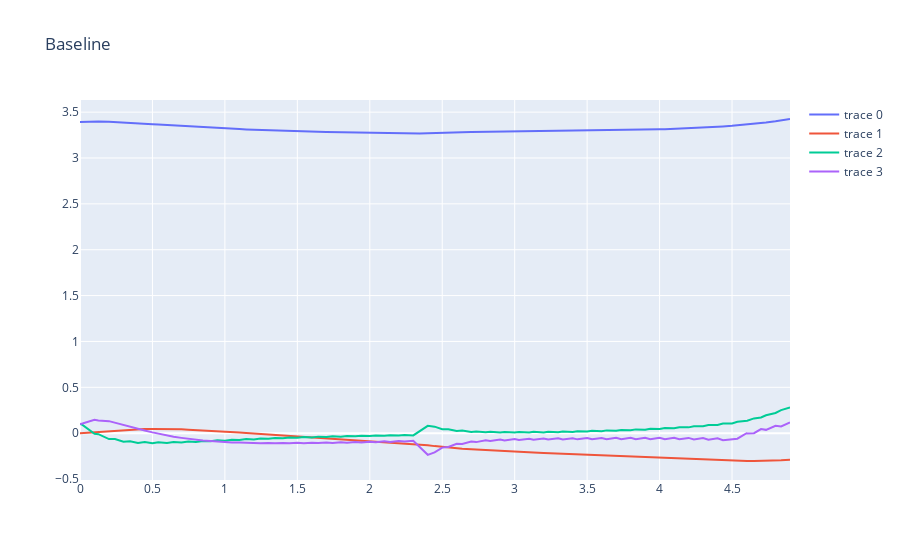

Notebook source saved alongside this figure:
### Code cell
ctrl = controllers.get_limited_lookahead_controller(get_value_function(online_horizon)[0],
                                                    vf_approx,
                                                    dt_sim*N)
x_traj_sim, t_traj_sim = controllers.sim_ctrl(x0, vf.u_dim[0], sys.dx,
                                              ctrl, dt_sim, N, integration_mode=integration_mode)
controllers.plot_sim(t_traj_sim, x_traj_sim, "Baseline").show()
